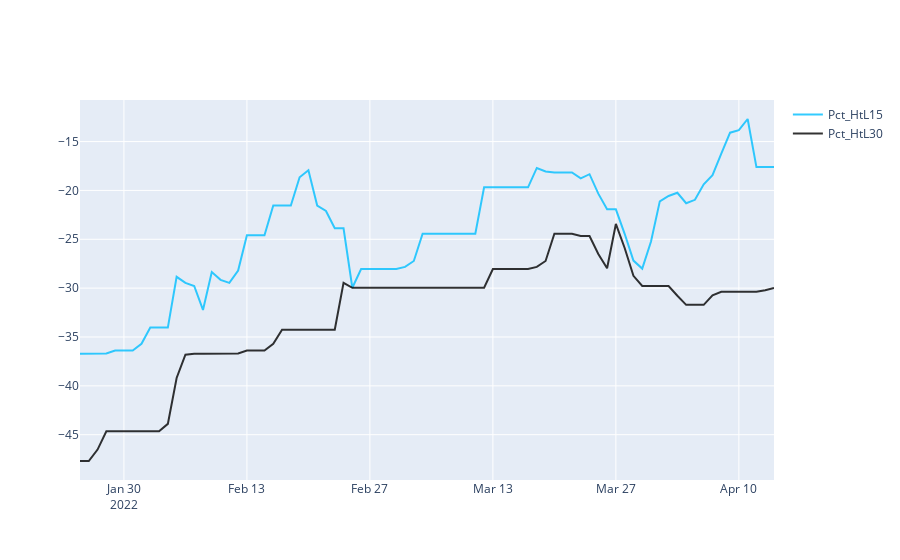

Notebook source saved alongside this figure:
### Code cell
fig_pct_hTol=plot_pair_xy('Pct_HtL15','Pct_HtL30')
fig_pct_hTol
